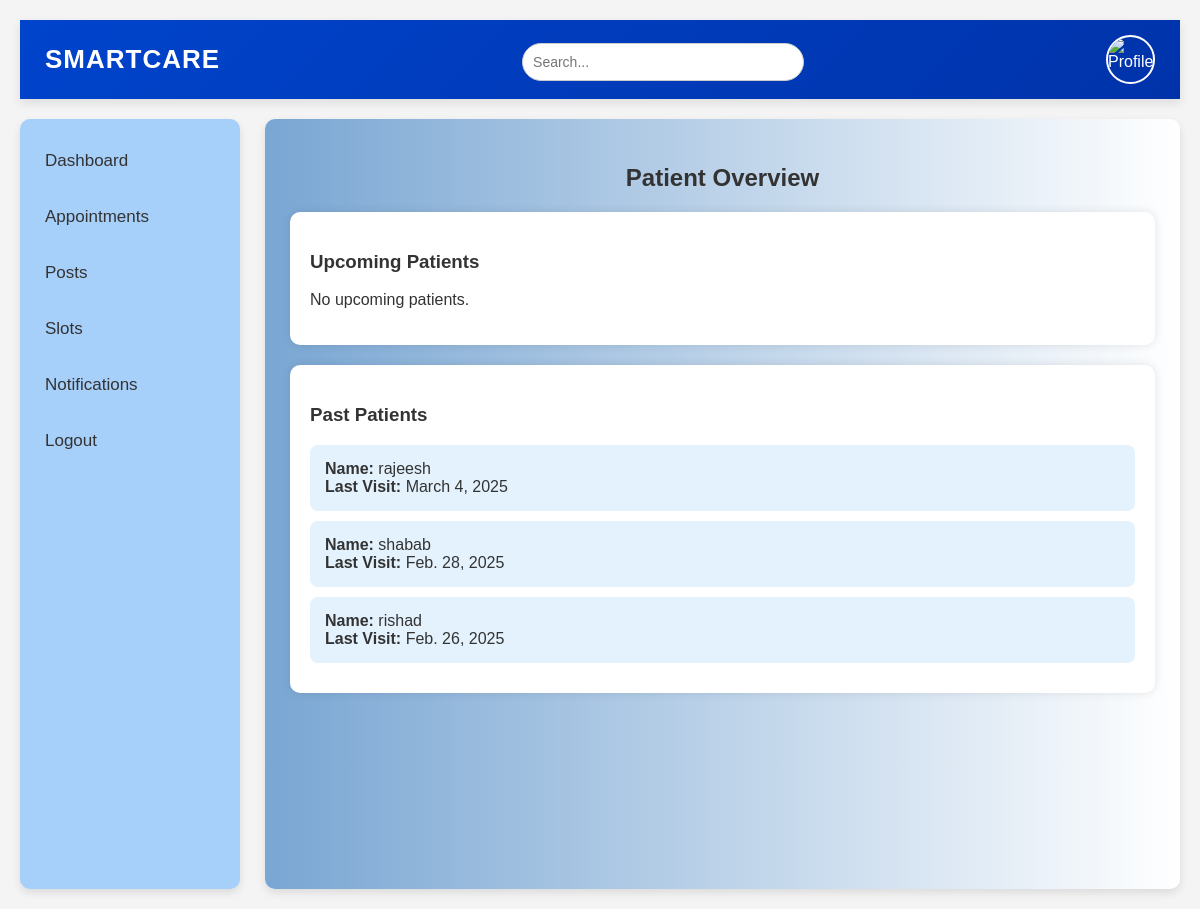
The app's page /api/patientoverview (signed in), older data.
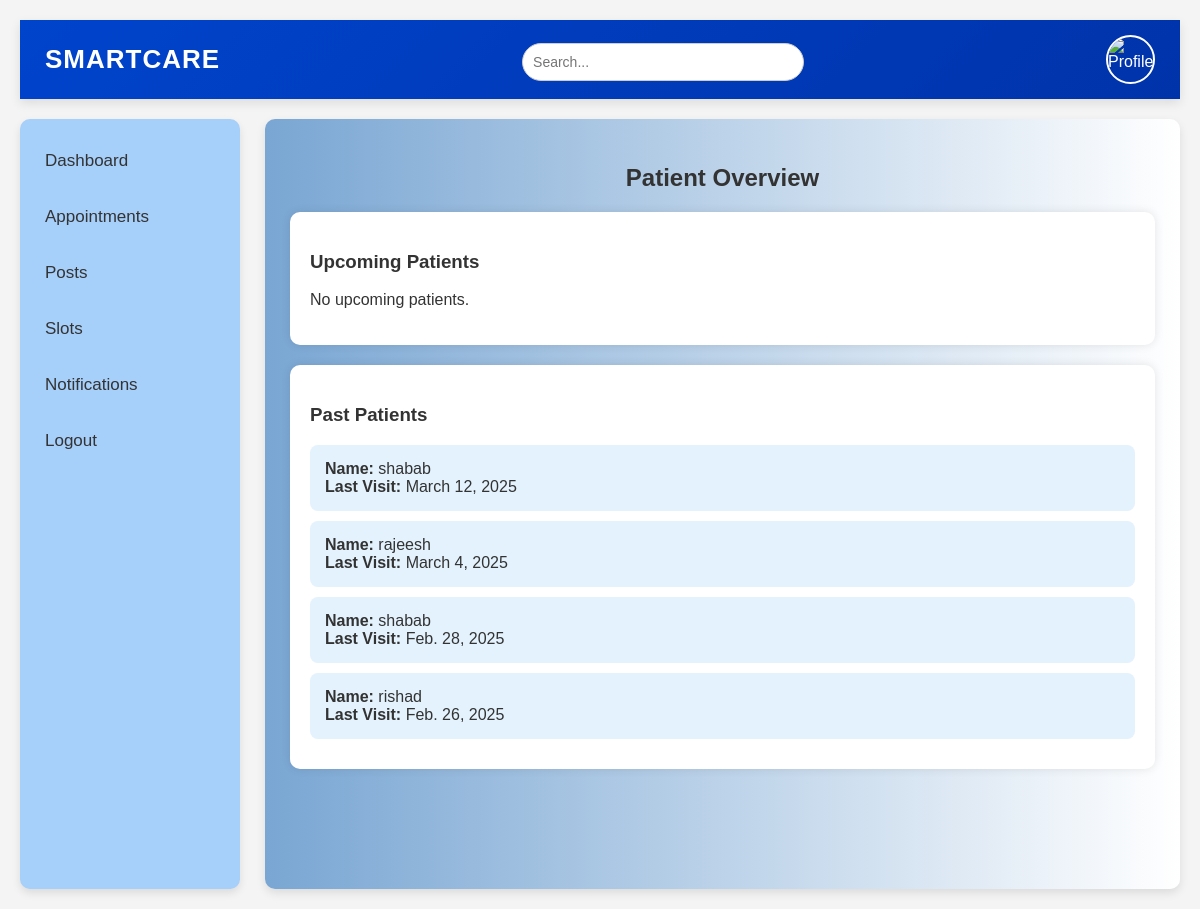
The same page, newer data.
### Predictivehealthapp/models.py (models this page shows)
class bookinginfoTable(models.Model):
    USERID=models.ForeignKey(userTable,on_delete=models.CASCADE,null=True,blank=True,related_name='userid')
    DOCTORID=models.ForeignKey(DoctorTable,on_delete=models.CASCADE,null=True,blank=True,)
    patient_name=models.CharField(max_length=300,null=True,blank=True)
    patient_age=models.CharField(max_length=300,null=True,blank=True)
    patient_height=models.CharField(max_length=300,null=True,blank=True)
    patient_weight=models.CharField(max_length=300,null=True,blank=True)
    patient_addr=models.CharField(max_length=300,null=True,blank=True)
    APPOINTMENTDATE=models.DateField(null=True,blank=True)
    APPOINTMENTTIME=models.TimeField(null=True,blank=True)
    visitReason=models.CharField(max_length=300,null=True,blank=True)
    status=models.CharField(max_length=20,null=True,blank=True)

### Predictivehealthapp/views.py (the view)
# urls.py: path('patientoverview',patientoverview.as_view(),name="patientoverview"),
class patientoverview(View):
    def get(self,request):
        doc_obj = DoctorTable.objects.get(LOGINID__id=request.session.get('user_id'))
        upcoming_appointments = bookinginfoTable.objects.filter(DOCTORID=doc_obj, APPOINTMENTDATE__gte=date.today()).order_by('APPOINTMENTDATE')
        past_appointments = bookinginfoTable.objects.filter(DOCTORID=doc_obj, APPOINTMENTDATE__lt=date.today()).order_by('-APPOINTMENTDATE')
        listappo = {
        'upcoming_appointments': upcoming_appointments,
        'past_appointments': past_appointments,
        }
        return render(request,'doctor/patient-overview.html',listappo)

### templates/doctor/patient-overview.html (shortened to what this page needs)
{% extends 'doctor/doc-dashboard.html' %}
{% block body %}
<!DOCTYPE html>
<html lang="en">
<head>
</head>
<body>
    <div class="container">
        <h2>Patient Overview</h2>
        <div class="section">
            <h3>Upcoming Patients</h3>
            {% if upcoming_appointments %}
                {% for appointment in upcoming_appointments %}
                <div class="card">
                    <strong>Name:</strong> {{ appointment.patient_name }} <br>
                    <strong>Appointment Date:</strong> {{ appointment.APPOINTMENTDATE }} <br>
                </div>
                {% endfor %}
            {% else %}
                <p>No upcoming patients.</p>
            {% endif %}
        </div>
        <div class="section">
            <h3>Past Patients</h3>
            {% if past_appointments %}
                {% for appointment in past_appointments %}
                <div class="card">
                    <strong>Name:</strong> {{ appointment.patient_name }} <br>
                    <strong>Last Visit:</strong> {{ appointment.APPOINTMENTDATE }} <br>
                </div>
                {% endfor %}
            {% else %}
                <p>No past patients.</p>
            {% endif %}
        </div>
    </div>
</body>
{% endblock %}

Row changes from the older to the newer data that the page shows:
added bookinginfoTable: patient_name "shabab", APPOINTMENTDATE "March 12, 2025"
